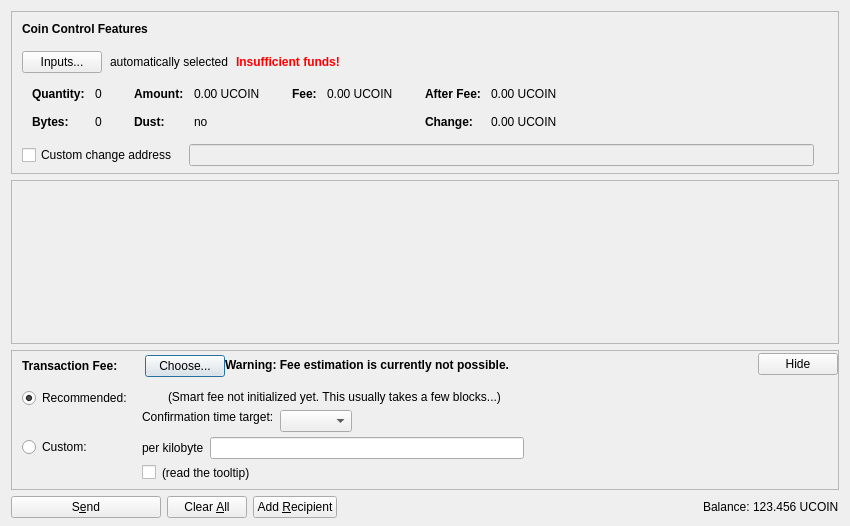
<?xml version="1.0" encoding="UTF-8"?>
<ui version="4.0">
 <class>SendCoinsDialog</class>
 <widget class="QDialog" name="SendCoinsDialog">
  <property name="geometry">
   <rect>
    <x>0</x>
    <y>0</y>
    <width>850</width>
    <height>526</height>
   </rect>
  </property>
  <property name="windowTitle">
   <string>Send Coins</string>
  </property>
  <layout class="QVBoxLayout" name="verticalLayout" stretch="0,1,0,0">
   <property name="bottomMargin">
    <number>8</number>
   </property>
   <item>
    <widget class="QFrame" name="frameCoinControl">
     <property name="sizePolicy">
      <sizepolicy hsizetype="Expanding" vsizetype="Expanding">
       <horstretch>0</horstretch>
       <verstretch>0</verstretch>
      </sizepolicy>
     </property>
     <property name="maximumSize">
      <size>
       <width>16777215</width>
       <height>16777215</height>
      </size>
     </property>
     <property name="frameShape">
      <enum>QFrame::StyledPanel</enum>
     </property>
     <property name="frameShadow">
      <enum>QFrame::Sunken</enum>
     </property>
     <layout class="QVBoxLayout" name="verticalLayoutCoinControl2">
      <property name="spacing">
       <number>0</number>
      </property>
      <property name="leftMargin">
       <number>0</number>
      </property>
      <property name="topMargin">
       <number>0</number>
      </property>
      <property name="rightMargin">
       <number>0</number>
      </property>
      <property name="bottomMargin">
       <number>6</number>
      </property>
      <item>
       <layout class="QVBoxLayout" name="verticalLayoutCoinControl" stretch="0,0,0,0,1">
        <property name="spacing">
         <number>0</number>
        </property>
        <property name="leftMargin">
         <number>10</number>
        </property>
        <property name="topMargin">
         <number>10</number>
        </property>
        <item>
         <layout class="QHBoxLayout" name="horizontalLayoutCoinControl1">
          <property name="bottomMargin">
           <number>15</number>
          </property>
          <item>
           <widget class="QLabel" name="labelCoinControlFeatures">
            <property name="sizePolicy">
             <sizepolicy hsizetype="Preferred" vsizetype="Maximum">
              <horstretch>0</horstretch>
              <verstretch>0</verstretch>
             </sizepolicy>
            </property>
            <property name="font">
             <font>
              <weight>75</weight>
              <bold>true</bold>
             </font>
            </property>
            <property name="styleSheet">
             <string notr="true">font-weight:bold;</string>
            </property>
            <property name="text">
             <string>Coin Control Features</string>
            </property>
           </widget>
          </item>
         </layout>
        </item>
        <item>
         <layout class="QHBoxLayout" name="horizontalLayoutCoinControl2" stretch="0,0,0,0">
          <property name="spacing">
           <number>8</number>
          </property>
          <property name="bottomMargin">
           <number>10</number>
          </property>
          <item>
           <widget class="QPushButton" name="pushButtonCoinControl">
            <property name="styleSheet">
             <string notr="true"/>
            </property>
            <property name="text">
             <string>Inputs...</string>
            </property>
            <property name="autoDefault">
             <bool>false</bool>
            </property>
           </widget>
          </item>
          <item>
           <widget class="QLabel" name="labelCoinControlAutomaticallySelected">
            <property name="text">
             <string>automatically selected</string>
            </property>
            <property name="margin">
             <number>5</number>
            </property>
           </widget>
          </item>
          <item>
           <widget class="QLabel" name="labelCoinControlInsuffFunds">
            <property name="font">
             <font>
              <weight>75</weight>
              <bold>true</bold>
             </font>
            </property>
            <property name="styleSheet">
             <string notr="true">color:red;font-weight:bold;</string>
            </property>
            <property name="text">
             <string>Insufficient funds!</string>
            </property>
            <property name="margin">
             <number>5</number>
            </property>
           </widget>
          </item>
          <item>
           <spacer name="horizontalSpacerCoinControl">
            <property name="orientation">
             <enum>Qt::Horizontal</enum>
            </property>
            <property name="sizeHint" stdset="0">
             <size>
              <width>40</width>
              <height>1</height>
             </size>
            </property>
           </spacer>
          </item>
         </layout>
        </item>
        <item>
         <widget class="QWidget" name="widgetCoinControl" native="true">
          <property name="sizePolicy">
           <sizepolicy hsizetype="Preferred" vsizetype="Preferred">
            <horstretch>0</horstretch>
            <verstretch>0</verstretch>
           </sizepolicy>
          </property>
          <property name="minimumSize">
           <size>
            <width>0</width>
            <height>0</height>
           </size>
          </property>
          <property name="styleSheet">
           <string notr="true"/>
          </property>
          <layout class="QHBoxLayout" name="horizontalLayoutCoinControl5">
           <property name="leftMargin">
            <number>0</number>
           </property>
           <property name="topMargin">
            <number>0</number>
           </property>
           <property name="rightMargin">
            <number>0</number>
           </property>
           <property name="bottomMargin">
            <number>0</number>
           </property>
           <item>
            <layout class="QHBoxLayout" name="horizontalLayoutCoinControl3" stretch="0,0,0,1">
             <property name="spacing">
              <number>20</number>
             </property>
             <property name="topMargin">
              <number>0</number>
             </property>
             <property name="bottomMargin">
              <number>10</number>
             </property>
             <item>
              <layout class="QFormLayout" name="formLayoutCoinControl1">
               <property name="horizontalSpacing">
                <number>10</number>
               </property>
               <property name="verticalSpacing">
                <number>14</number>
               </property>
               <property name="leftMargin">
                <number>10</number>
               </property>
               <property name="topMargin">
                <number>4</number>
               </property>
               <property name="rightMargin">
                <number>6</number>
               </property>
               <item row="0" column="0">
                <widget class="QLabel" name="labelCoinControlQuantityText">
                 <property name="font">
                  <font>
                   <weight>75</weight>
                   <bold>true</bold>
                  </font>
                 </property>
                 <property name="text">
                  <string>Quantity:</string>
                 </property>
                 <property name="margin">
                  <number>0</number>
                 </property>
                </widget>
               </item>
               <item row="0" column="1">
                <widget class="QLabel" name="labelCoinControlQuantity">
                 <property name="cursor">
                  <cursorShape>IBeamCursor</cursorShape>
                 </property>
                 <property name="contextMenuPolicy">
                  <enum>Qt::ActionsContextMenu</enum>
                 </property>
                 <property name="text">
                  <string notr="true">0</string>
                 </property>
                 <property name="margin">
                  <number>0</number>
                 </property>
                 <property name="textInteractionFlags">
                  <set>Qt::LinksAccessibleByMouse|Qt::TextSelectableByKeyboard|Qt::TextSelectableByMouse</set>
                 </property>
                </widget>
               </item>
               <item row="1" column="0">
                <widget class="QLabel" name="labelCoinControlBytesText">
                 <property name="font">
                  <font>
                   <weight>75</weight>
                   <bold>true</bold>
                  </font>
                 </property>
                 <property name="text">
                  <string>Bytes:</string>
                 </property>
                </widget>
               </item>
               <item row="1" column="1">
                <widget class="QLabel" name="labelCoinControlBytes">
                 <property name="cursor">
                  <cursorShape>IBeamCursor</cursorShape>
                 </property>
                 <property name="contextMenuPolicy">
                  <enum>Qt::ActionsContextMenu</enum>
                 </property>
                 <property name="text">
                  <string notr="true">0</string>
                 </property>
                 <property name="textInteractionFlags">
                  <set>Qt::LinksAccessibleByMouse|Qt::TextSelectableByKeyboard|Qt::TextSelectableByMouse</set>
                 </property>
                </widget>
               </item>
              </layout>
             </item>
             <item>
              <layout class="QFormLayout" name="formLayoutCoinControl2">
               <property name="horizontalSpacing">
                <number>10</number>
               </property>
               <property name="verticalSpacing">
                <number>14</number>
               </property>
               <property name="leftMargin">
                <number>6</number>
               </property>
               <property name="topMargin">
                <number>4</number>
               </property>
               <property name="rightMargin">
                <number>6</number>
               </property>
               <item row="0" column="0">
                <widget class="QLabel" name="labelCoinControlAmountText">
                 <property name="font">
                  <font>
                   <weight>75</weight>
                   <bold>true</bold>
                  </font>
                 </property>
                 <property name="text">
                  <string>Amount:</string>
                 </property>
                 <property name="margin">
                  <number>0</number>
                 </property>
                </widget>
               </item>
               <item row="0" column="1">
                <widget class="QLabel" name="labelCoinControlAmount">
                 <property name="cursor">
                  <cursorShape>IBeamCursor</cursorShape>
                 </property>
                 <property name="contextMenuPolicy">
                  <enum>Qt::ActionsContextMenu</enum>
                 </property>
                 <property name="text">
                  <string notr="true">0.00 UCOIN</string>
                 </property>
                 <property name="textInteractionFlags">
                  <set>Qt::LinksAccessibleByMouse|Qt::TextSelectableByKeyboard|Qt::TextSelectableByMouse</set>
                 </property>
                </widget>
               </item>
               <item row="1" column="0">
                <widget class="QLabel" name="labelCoinControlLowOutputText">
                 <property name="font">
                  <font>
                   <weight>75</weight>
                   <bold>true</bold>
                  </font>
                 </property>
                 <property name="text">
                  <string>Dust:</string>
                 </property>
                </widget>
               </item>
               <item row="1" column="1">
                <widget class="QLabel" name="labelCoinControlLowOutput">
                 <property name="cursor">
                  <cursorShape>IBeamCursor</cursorShape>
                 </property>
                 <property name="contextMenuPolicy">
                  <enum>Qt::ActionsContextMenu</enum>
                 </property>
                 <property name="text">
                  <string notr="true">no</string>
                 </property>
                 <property name="textInteractionFlags">
                  <set>Qt::LinksAccessibleByMouse|Qt::TextSelectableByKeyboard|Qt::TextSelectableByMouse</set>
                 </property>
                </widget>
               </item>
              </layout>
             </item>
             <item>
              <layout class="QFormLayout" name="formLayoutCoinControl3">
               <property name="horizontalSpacing">
                <number>10</number>
               </property>
               <property name="verticalSpacing">
                <number>14</number>
               </property>
               <property name="leftMargin">
                <number>6</number>
               </property>
               <property name="topMargin">
                <number>4</number>
               </property>
               <property name="rightMargin">
                <number>6</number>
               </property>
               <item row="0" column="0">
                <widget class="QLabel" name="labelCoinControlFeeText">
                 <property name="font">
                  <font>
                   <weight>75</weight>
                   <bold>true</bold>
                  </font>
                 </property>
                 <property name="text">
                  <string>Fee:</string>
                 </property>
                 <property name="margin">
                  <number>0</number>
                 </property>
                </widget>
               </item>
               <item row="0" column="1">
                <widget class="QLabel" name="labelCoinControlFee">
                 <property name="cursor">
                  <cursorShape>IBeamCursor</cursorShape>
                 </property>
                 <property name="contextMenuPolicy">
                  <enum>Qt::ActionsContextMenu</enum>
                 </property>
                 <property name="text">
                  <string notr="true">0.00 UCOIN</string>
                 </property>
                 <property name="textInteractionFlags">
                  <set>Qt::LinksAccessibleByMouse|Qt::TextSelectableByKeyboard|Qt::TextSelectableByMouse</set>
                 </property>
                </widget>
               </item>
              </layout>
             </item>
             <item>
              <layout class="QFormLayout" name="formLayoutCoinControl4">
               <property name="horizontalSpacing">
                <number>10</number>
               </property>
               <property name="verticalSpacing">
                <number>14</number>
               </property>
               <property name="leftMargin">
                <number>6</number>
               </property>
               <property name="topMargin">
                <number>4</number>
               </property>
               <property name="rightMargin">
                <number>6</number>
               </property>
               <item row="0" column="0">
                <widget class="QLabel" name="labelCoinControlAfterFeeText">
                 <property name="font">
                  <font>
                   <weight>75</weight>
                   <bold>true</bold>
                  </font>
                 </property>
                 <property name="text">
                  <string>After Fee:</string>
                 </property>
                 <property name="margin">
                  <number>0</number>
                 </property>
                </widget>
               </item>
               <item row="0" column="1">
                <widget class="QLabel" name="labelCoinControlAfterFee">
                 <property name="cursor">
                  <cursorShape>IBeamCursor</cursorShape>
                 </property>
                 <property name="contextMenuPolicy">
                  <enum>Qt::ActionsContextMenu</enum>
                 </property>
                 <property name="text">
                  <string notr="true">0.00 UCOIN</string>
                 </property>
                 <property name="textInteractionFlags">
                  <set>Qt::LinksAccessibleByMouse|Qt::TextSelectableByKeyboard|Qt::TextSelectableByMouse</set>
                 </property>
                </widget>
               </item>
               <item row="1" column="0">
                <widget class="QLabel" name="labelCoinControlChangeText">
                 <property name="font">
                  <font>
                   <weight>75</weight>
                   <bold>true</bold>
                  </font>
                 </property>
                 <property name="text">
                  <string>Change:</string>
                 </property>
                </widget>
               </item>
               <item row="1" column="1">
                <widget class="QLabel" name="labelCoinControlChange">
                 <property name="cursor">
                  <cursorShape>IBeamCursor</cursorShape>
                 </property>
                 <property name="contextMenuPolicy">
                  <enum>Qt::ActionsContextMenu</enum>
                 </property>
                 <property name="text">
                  <string notr="true">0.00 UCOIN</string>
                 </property>
                 <property name="textInteractionFlags">
                  <set>Qt::LinksAccessibleByMouse|Qt::TextSelectableByKeyboard|Qt::TextSelectableByMouse</set>
                 </property>
                </widget>
               </item>
              </layout>
             </item>
            </layout>
           </item>
          </layout>
         </widget>
        </item>
        <item>
         <layout class="QHBoxLayout" name="horizontalLayoutCoinControl4" stretch="0,0,0">
          <property name="spacing">
           <number>12</number>
          </property>
          <property name="sizeConstraint">
           <enum>QLayout::SetDefaultConstraint</enum>
          </property>
          <property name="topMargin">
           <number>5</number>
          </property>
          <property name="rightMargin">
           <number>5</number>
          </property>
          <item>
           <widget class="QCheckBox" name="checkBoxCoinControlChange">
            <property name="toolTip">
             <string>If this is activated, but the change address is empty or invalid, change will be sent to a newly generated address.</string>
            </property>
            <property name="text">
             <string>Custom change address</string>
            </property>
           </widget>
          </item>
          <item>
           <widget class="QValidatedLineEdit" name="lineEditCoinControlChange">
            <property name="enabled">
             <bool>false</bool>
            </property>
            <property name="sizePolicy">
             <sizepolicy hsizetype="Expanding" vsizetype="Fixed">
              <horstretch>0</horstretch>
              <verstretch>0</verstretch>
             </sizepolicy>
            </property>
           </widget>
          </item>
          <item>
           <widget class="QLabel" name="labelCoinControlChangeLabel">
            <property name="sizePolicy">
             <sizepolicy hsizetype="Preferred" vsizetype="Expanding">
              <horstretch>0</horstretch>
              <verstretch>0</verstretch>
             </sizepolicy>
            </property>
            <property name="minimumSize">
             <size>
              <width>0</width>
              <height>0</height>
             </size>
            </property>
            <property name="text">
             <string/>
            </property>
            <property name="margin">
             <number>3</number>
            </property>
           </widget>
          </item>
         </layout>
        </item>
        <item>
         <spacer name="verticalSpacerCoinControl">
          <property name="orientation">
           <enum>Qt::Vertical</enum>
          </property>
          <property name="sizeHint" stdset="0">
           <size>
            <width>800</width>
            <height>1</height>
           </size>
          </property>
         </spacer>
        </item>
       </layout>
      </item>
     </layout>
    </widget>
   </item>
   <item>
    <widget class="QScrollArea" name="scrollArea">
     <property name="widgetResizable">
      <bool>true</bool>
     </property>
     <widget class="QWidget" name="scrollAreaWidgetContents">
      <property name="geometry">
       <rect>
        <x>0</x>
        <y>0</y>
        <width>830</width>
        <height>104</height>
       </rect>
      </property>
      <layout class="QVBoxLayout" name="verticalLayout_2" stretch="0,1">
       <property name="leftMargin">
        <number>0</number>
       </property>
       <property name="topMargin">
        <number>0</number>
       </property>
       <property name="rightMargin">
        <number>0</number>
       </property>
       <property name="bottomMargin">
        <number>0</number>
       </property>
       <item>
        <layout class="QVBoxLayout" name="entries">
         <property name="spacing">
          <number>6</number>
         </property>
        </layout>
       </item>
       <item>
        <spacer name="verticalSpacer">
         <property name="orientation">
          <enum>Qt::Vertical</enum>
         </property>
         <property name="sizeHint" stdset="0">
          <size>
           <width>20</width>
           <height>40</height>
          </size>
         </property>
        </spacer>
       </item>
      </layout>
     </widget>
    </widget>
   </item>
   <item>
    <widget class="QFrame" name="frameFee">
     <property name="sizePolicy">
      <sizepolicy hsizetype="Expanding" vsizetype="Expanding">
       <horstretch>0</horstretch>
       <verstretch>0</verstretch>
      </sizepolicy>
     </property>
     <property name="maximumSize">
      <size>
       <width>16777215</width>
       <height>16777215</height>
      </size>
     </property>
     <property name="frameShape">
      <enum>QFrame::StyledPanel</enum>
     </property>
     <property name="frameShadow">
      <enum>QFrame::Sunken</enum>
     </property>
     <layout class="QVBoxLayout" name="verticalLayoutFee1">
      <property name="spacing">
       <number>0</number>
      </property>
      <property name="leftMargin">
       <number>0</number>
      </property>
      <property name="topMargin">
       <number>0</number>
      </property>
      <property name="rightMargin">
       <number>0</number>
      </property>
      <property name="bottomMargin">
       <number>0</number>
      </property>
      <item>
       <layout class="QVBoxLayout" name="verticalLayoutFee2" stretch="0,0,0">
        <property name="spacing">
         <number>0</number>
        </property>
        <property name="leftMargin">
         <number>10</number>
        </property>
        <property name="topMargin">
         <number>0</number>
        </property>
        <item>
         <layout class="QHBoxLayout" name="horizontalLayoutFee1">
          <property name="bottomMargin">
           <number>0</number>
          </property>
          <item>
           <layout class="QVBoxLayout" name="verticalLayoutFee7">
            <property name="spacing">
             <number>0</number>
            </property>
            <item>
             <spacer name="verticalSpacerSmartFee">
              <property name="orientation">
               <enum>Qt::Vertical</enum>
              </property>
              <property name="sizeType">
               <enum>QSizePolicy::Fixed</enum>
              </property>
              <property name="sizeHint" stdset="0">
               <size>
                <width>1</width>
                <height>4</height>
               </size>
              </property>
             </spacer>
            </item>
            <item>
             <layout class="QHBoxLayout" name="horizontalLayoutSmartFee">
              <property name="spacing">
               <number>10</number>
              </property>
              <item>
               <widget class="QLabel" name="labelFeeHeadline">
                <property name="sizePolicy">
                 <sizepolicy hsizetype="Preferred" vsizetype="Maximum">
                  <horstretch>0</horstretch>
                  <verstretch>0</verstretch>
                 </sizepolicy>
                </property>
                <property name="font">
                 <font>
                  <weight>75</weight>
                  <bold>true</bold>
                 </font>
                </property>
                <property name="styleSheet">
                 <string notr="true">font-weight:bold;</string>
                </property>
                <property name="text">
                 <string>Transaction Fee:</string>
                </property>
               </widget>
              </item>
              <item>
               <widget class="QLabel" name="labelFeeMinimized">
                <property name="text">
                 <string/>
                </property>
               </widget>
              </item>
              <item>
               <widget class="QPushButton" name="buttonChooseFee">
                <property name="text">
                 <string>Choose...</string>
                </property>
               </widget>
              </item>
             </layout>
            </item>
            <item>
             <spacer name="verticalSpacer_5">
              <property name="orientation">
               <enum>Qt::Vertical</enum>
              </property>
              <property name="sizeHint" stdset="0">
               <size>
                <width>1</width>
                <height>1</height>
               </size>
              </property>
             </spacer>
            </item>
           </layout>
          </item>
          <item>
           <widget class="QLabel" name="fallbackFeeWarningLabel">
            <property name="toolTip">
             <string>Using the fallbackfee can result in sending a transaction that will take several hours or days (or never) to confirm. Consider choosing your fee manually or wait until you have validated the complete chain.</string>
            </property>
            <property name="font">
            <font>
                <weight>75</weight>
                <bold>true</bold>
            </font>
            </property>
            <property name="text">
             <string>Warning: Fee estimation is currently not possible.</string>
            </property>
            <property name="wordWrap">
             <bool>false</bool>
            </property>
           </widget>
          </item>
          <item>
           <spacer name="horizontalSpacer_4">
            <property name="orientation">
             <enum>Qt::Horizontal</enum>
            </property>
            <property name="sizeType">
             <enum>QSizePolicy::MinimumExpanding</enum>
            </property>
            <property name="sizeHint" stdset="0">
             <size>
              <width>40</width>
              <height>20</height>
             </size>
            </property>
           </spacer>
          </item>
          <item>
           <widget class="QPushButton" name="buttonMinimizeFee">
            <property name="toolTip">
             <string>collapse fee-settings</string>
            </property>
            <property name="text">
             <string>Hide</string>
            </property>
           </widget>
          </item>
         </layout>
        </item>
        <item>
         <widget class="QFrame" name="frameFeeSelection">
          <layout class="QVBoxLayout" name="verticalLayoutFee12">
           <property name="spacing">
            <number>0</number>
           </property>
           <property name="leftMargin">
            <number>0</number>
           </property>
           <property name="topMargin">
            <number>0</number>
           </property>
           <property name="rightMargin">
            <number>0</number>
           </property>
           <property name="bottomMargin">
            <number>0</number>
           </property>
           <item>
            <layout class="QGridLayout" name="gridLayoutFee">
             <property name="topMargin">
              <number>10</number>
             </property>
             <property name="bottomMargin">
              <number>4</number>
             </property>
             <property name="horizontalSpacing">
              <number>10</number>
             </property>
             <property name="verticalSpacing">
              <number>4</number>
             </property>
             <item row="1" column="1">
              <layout class="QVBoxLayout" name="verticalLayoutFee8">
               <property name="spacing">
                <number>6</number>
               </property>
               <item>
                <layout class="QHBoxLayout" name="horizontalLayoutFee13">
                 <item>
                  <widget class="QLabel" name="labelCustomPerKilobyte">
                   <property name="toolTip">
                    <string>If the custom fee is set to 1000 satoshis and the transaction is only 250 bytes, then &quot;per kilobyte&quot; only pays 250 satoshis in fee, while &quot;total at least&quot; pays 1000 satoshis. For transactions bigger than a kilobyte both pay by kilobyte.</string>
                   </property>
                   <property name="text">
                    <string>per kilobyte</string>
                   </property>
                  </widget>
                 </item>
                 <item>
                  <widget class="BitcoinAmountField" name="customFee"/>
                 </item>
                 <item>
                  <spacer name="horizontalSpacer_6">
                   <property name="orientation">
                    <enum>Qt::Horizontal</enum>
                   </property>
                   <property name="sizeHint" stdset="0">
                    <size>
                     <width>1</width>
                     <height>1</height>
                    </size>
                   </property>
                  </spacer>
                 </item>
                </layout>
               </item>
               <item>
                <layout class="QHBoxLayout" name="horizontalLayoutFee8">
                 <item>
                  <widget class="QCheckBox" name="checkBoxMinimumFee">
                   <property name="toolTip">
                    <string>Paying only the minimum fee is just fine as long as there is less transaction volume than space in the blocks. But be aware that this can end up in a never confirming transaction once there is more demand for underline transactions than the network can process.</string>
                   </property>
                   <property name="text">
                    <string/>
                   </property>
                  </widget>
                 </item>
                 <item>
                  <widget class="QLabel" name="labelMinFeeWarning">
                   <property name="enabled">
                    <bool>true</bool>
                   </property>
                   <property name="toolTip">
                    <string>Paying only the minimum fee is just fine as long as there is less transaction volume than space in the blocks. But be aware that this can end up in a never confirming transaction once there is more demand for underline transactions than the network can process.</string>
                   </property>
                   <property name="text">
                    <string>(read the tooltip)</string>
                   </property>
                   <property name="margin">
                    <number>5</number>
                   </property>
                  </widget>
                 </item>
                 <item>
                  <spacer name="horizontalSpacer_2">
                   <property name="orientation">
                    <enum>Qt::Horizontal</enum>
                   </property>
                   <property name="sizeHint" stdset="0">
                    <size>
                     <width>1</width>
                     <height>1</height>
                    </size>
                   </property>
                  </spacer>
                 </item>
                </layout>
               </item>
              </layout>
             </item>
             <item row="0" column="0">
              <layout class="QVBoxLayout" name="verticalLayoutFee4" stretch="0,1">
               <item>
                <widget class="QRadioButton" name="radioSmartFee">
                 <property name="text">
                  <string>Recommended:</string>
                 </property>
                 <property name="checked">
                  <bool>true</bool>
                 </property>
                 <attribute name="buttonGroup">
                  <string notr="true">groupFee</string>
                 </attribute>
                </widget>
               </item>
               <item>
                <spacer name="verticalSpacer_2">
                 <property name="orientation">
                  <enum>Qt::Vertical</enum>
                 </property>
                 <property name="sizeHint" stdset="0">
                  <size>
                   <width>1</width>
                   <height>1</height>
                  </size>
                 </property>
                </spacer>
               </item>
              </layout>
             </item>
             <item row="1" column="0">
              <layout class="QVBoxLayout" name="verticalLayoutFee9" stretch="0,1">
               <item>
                <widget class="QRadioButton" name="radioCustomFee">
                 <property name="text">
                  <string>Custom:</string>
                 </property>
                 <attribute name="buttonGroup">
                  <string notr="true">groupFee</string>
                 </attribute>
                </widget>
               </item>
               <item>
                <spacer name="verticalSpacer_6">
                 <property name="orientation">
                  <enum>Qt::Vertical</enum>
                 </property>
                 <property name="sizeHint" stdset="0">
                  <size>
                   <width>1</width>
                   <height>1</height>
                  </size>
                 </property>
                </spacer>
               </item>
              </layout>
             </item>
             <item row="0" column="1">
              <layout class="QVBoxLayout" name="verticalLayoutFee3" stretch="0,0,1">
               <property name="spacing">
                <number>6</number>
               </property>
               <property name="topMargin">
                <number>2</number>
               </property>
               <item>
                <layout class="QHBoxLayout" name="horizontalLayoutFee12">
                 <item>
                  <widget class="QLabel" name="labelSmartFee">
                   <property name="text">
                    <string/>
                   </property>
                   <property name="margin">
                    <number>2</number>
                   </property>
                  </widget>
                 </item>
                 <item>
                  <widget class="QLabel" name="labelFeeEstimation">
                   <property name="text">
                    <string/>
                   </property>
                  </widget>
                 </item>
                 <item>
                  <widget class="QLabel" name="labelSmartFee2">
                   <property name="text">
                    <string>(Smart fee not initialized yet. This usually takes a few blocks...)</string>
                   </property>
                   <property name="margin">
                    <number>2</number>
                   </property>
                  </widget>
                 </item>
                 <item>
                  <spacer name="horizontalSpacer_5">
                   <property name="orientation">
                    <enum>Qt::Horizontal</enum>
                   </property>
                   <property name="sizeHint" stdset="0">
                    <size>
                     <width>1</width>
                     <height>1</height>
                    </size>
                   </property>
                  </spacer>
                 </item>
                </layout>
               </item>
               <item>
                <layout class="QHBoxLayout" name="horizontalLayoutFee9">
                 <item>
                  <layout class="QVBoxLayout" name="verticalLayoutFee6">
                   <item>
                    <widget class="QLabel" name="labelSmartFee3">
                     <property name="text">
                      <string>Confirmation time target:</string>
                     </property>
                     <property name="margin">
                      <number>2</number>
                     </property>
                    </widget>
                   </item>
                   <item>
                    <spacer name="verticalSpacer_3">
                     <property name="orientation">
                      <enum>Qt::Vertical</enum>
                     </property>
                     <property name="sizeHint" stdset="0">
                      <size>
                       <width>1</width>
                       <height>1</height>
                      </size>
                     </property>
                    </spacer>
                   </item>
                  </layout>
                 </item>
                 <item>
                  <layout class="QVBoxLayout" name="verticalLayoutFee5">
                   <property name="rightMargin">
                    <number>30</number>
                   </property>
                   <item>
                    <layout class="QHBoxLayout" name="horizontalLayoutConfTarget">
                     <property name="bottomMargin">
                      <number>0</number>
                     </property>
                     <item>
                      <widget class="QComboBox" name="confTargetSelector"/>
                     </item>
                     <item>
                      <spacer name="horizontalSpacerConfTarget">
                       <property name="orientation">
                        <enum>Qt::Horizontal</enum>
                       </property>
                       <property name="sizeHint" stdset="0">
                        <size>
                         <width>40</width>
                         <height>20</height>
                        </size>
                       </property>
                      </spacer>
                     </item>
                    </layout>
                   </item>
                  </layout>
                 </item>
                </layout>
               </item>
               <item>
                <spacer name="verticalSpacer_4">
                 <property name="orientation">
                  <enum>Qt::Vertical</enum>
                 </property>
                 <property name="sizeHint" stdset="0">
                  <size>
                   <width>1</width>
                   <height>1</height>
                  </size>
                 </property>
                </spacer>
               </item>
              </layout>
             </item>
            </layout>
           </item>
          </layout>
         </widget>
        </item>
        <item>
         <spacer name="verticalSpacerFee">
          <property name="orientation">
           <enum>Qt::Vertical</enum>
          </property>
          <property name="sizeHint" stdset="0">
           <size>
            <width>40</width>
            <height>5</height>
           </size>
          </property>
         </spacer>
        </item>
       </layout>
      </item>
     </layout>
    </widget>
   </item>
   <item>
    <layout class="QHBoxLayout" name="horizontalLayout">
     <item>
      <widget class="QPushButton" name="sendButton">
       <property name="minimumSize">
        <size>
         <width>150</width>
         <height>0</height>
        </size>
       </property>
       <property name="toolTip">
        <string>Confirm the send action</string>
       </property>
       <property name="text">
        <string>S&amp;end</string>
       </property>
       <property name="icon">
        <iconset resource="../bitcoin.qrc">
         <normaloff>:/icons/send</normaloff>:/icons/send</iconset>
       </property>
       <property name="autoDefault">
        <bool>false</bool>
       </property>
       <property name="default">
        <bool>false</bool>
       </property>
      </widget>
     </item>
     <item>
      <widget class="QPushButton" name="clearButton">
       <property name="sizePolicy">
        <sizepolicy hsizetype="Minimum" vsizetype="Fixed">
         <horstretch>0</horstretch>
         <verstretch>0</verstretch>
        </sizepolicy>
       </property>
       <property name="toolTip">
        <string>Clear all fields of the form.</string>
       </property>
       <property name="text">
        <string>Clear &amp;All</string>
       </property>
       <property name="icon">
        <iconset resource="../bitcoin.qrc">
         <normaloff>:/icons/remove</normaloff>:/icons/remove</iconset>
       </property>
       <property name="autoDefault">
        <bool>false</bool>
       </property>
      </widget>
     </item>
     <item>
      <widget class="QPushButton" name="addButton">
       <property name="toolTip">
        <string>Send to multiple recipients at once</string>
       </property>
       <property name="text">
        <string>Add &amp;Recipient</string>
       </property>
       <property name="icon">
        <iconset resource="../bitcoin.qrc">
         <normaloff>:/icons/add</normaloff>:/icons/add</iconset>
       </property>
       <property name="autoDefault">
        <bool>false</bool>
       </property>
      </widget>
     </item>
     <item>
      <spacer name="horizontalSpacer">
       <property name="orientation">
        <enum>Qt::Horizontal</enum>
       </property>
       <property name="sizeHint" stdset="0">
        <size>
         <width>40</width>
         <height>20</height>
        </size>
       </property>
      </spacer>
     </item>
     <item>
      <layout class="QHBoxLayout" name="horizontalLayout_2">
       <property name="spacing">
        <number>3</number>
       </property>
       <item>
        <widget class="QLabel" name="label">
         <property name="sizePolicy">
          <sizepolicy hsizetype="Preferred" vsizetype="Fixed">
           <horstretch>0</horstretch>
           <verstretch>0</verstretch>
          </sizepolicy>
         </property>
         <property name="text">
          <string>Balance:</string>
         </property>
        </widget>
       </item>
       <item>
        <widget class="QLabel" name="labelBalance">
         <property name="sizePolicy">
          <sizepolicy hsizetype="Preferred" vsizetype="Fixed">
           <horstretch>0</horstretch>
           <verstretch>0</verstretch>
          </sizepolicy>
         </property>
         <property name="cursor">
          <cursorShape>IBeamCursor</cursorShape>
         </property>
         <property name="text">
          <string notr="true">123.456 UCOIN</string>
         </property>
         <property name="textInteractionFlags">
          <set>Qt::LinksAccessibleByMouse|Qt::TextSelectableByKeyboard|Qt::TextSelectableByMouse</set>
         </property>
        </widget>
       </item>
      </layout>
     </item>
    </layout>
   </item>
  </layout>
 </widget>
 <customwidgets>
  <customwidget>
   <class>QValidatedLineEdit</class>
   <extends>QLineEdit</extends>
   <header>qt/qvalidatedlineedit.h</header>
  </customwidget>
  <customwidget>
   <class>BitcoinAmountField</class>
   <extends>QLineEdit</extends>
   <header>qt/bitcoinamountfield.h</header>
   <container>1</container>
  </customwidget>
 </customwidgets>
 <resources>
  <include location="../bitcoin.qrc"/>
 </resources>
 <connections/>
 <buttongroups>
  <buttongroup name="groupFee"/>
 </buttongroups>
</ui>
